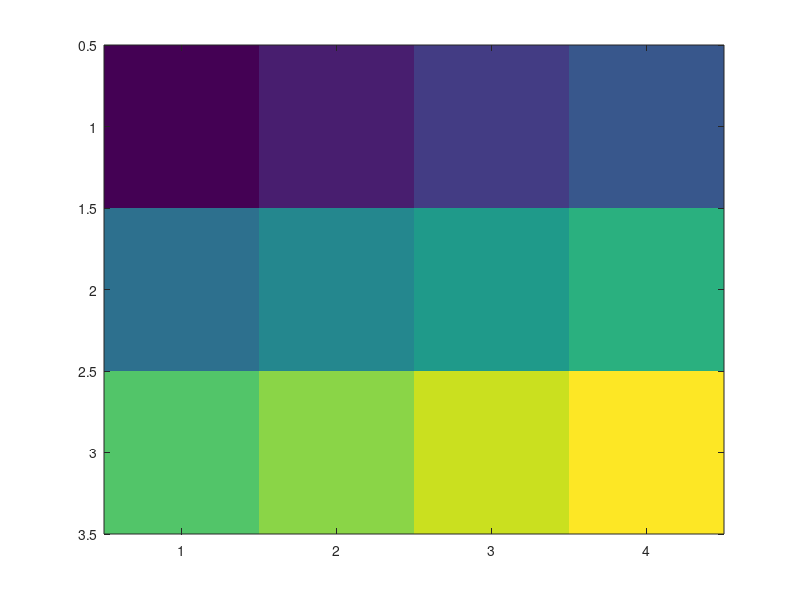

Here is the MATLAB script that generated this plot: (Note: this script raises an error after producing the figure.)
%=============================================================================
% Copyright (c) 2016-present Allan CORNET (Nelson)
%=============================================================================
% This file is part of the Nelson.
%=============================================================================
% LICENCE_BLOCK_BEGIN
% SPDX-License-Identifier: LGPL-3.0-or-later
% LICENCE_BLOCK_END
%=============================================================================
% <--ADV-CLI MODE-->
%=============================================================================
f = figure();
C = [0 20 40 60; 80 100 120 140; 160 180 200 220];
IM = imagesc(C);
P =  properties(IM);
REF = {'AlphaData';
'AlphaDataMapping';
'CData';
'CDataMapping';
'Children';
'Parent';
'Tag';
'Type';
'UserData';
'Visible';
'XData';
'YData'};  
assert_isequal(P, REF);
%=============================================================================
assert_isequal(IM.Type, 'image');
assert_isequal(IM.AlphaData, 1);
assert_isequal(IM.CDataMapping, 'scaled');
assert_isequal(IM.CData, C);
assert_isequal(IM.Tag, '');
assert_isequal(IM.UserData, []);
assert_isequal(IM.Visible, 'on');
assert_isequal(IM.XData, [1 4]);
assert_isequal(IM.YData, [1 3]);
%=============================================================================
